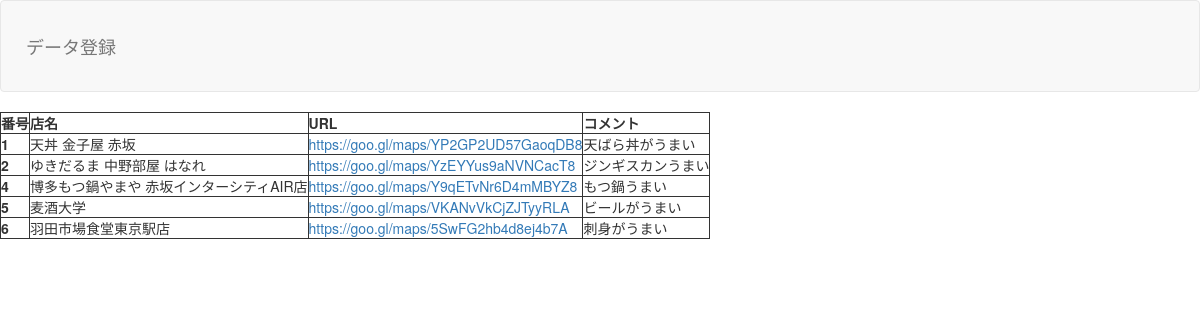
The page /select.php on the database its author committed.
### tables this page shows
CREATE TABLE `gs_bm_table` (
  `id` int(12) NOT NULL,
  `name` varchar(64) NOT NULL,
  `url` text NOT NULL,
  `comment` text
);

### select.php (the view, shortened to what this page needs)
<?php
try {
  $pdo = new PDO('mysql:dbname=gs_db;charset=utf8;host=localhost','root','root');
} catch (PDOException $e) {
  exit('DBConnectError:'.$e->getMessage());
}
$stmt = $pdo->prepare("SELECT * FROM gs_bm_table");
$status = $stmt->execute();
$view="";
if ($status == false) {
  $error = $stmt->errorInfo();
  exit("ErrorQuery:".$error[2]);
}else{
  while( $result = $stmt->fetch(PDO::FETCH_ASSOC)){
    $url = $result['url'];
      $view .= "<tr><th>".$result['id']."</th><td>".$result['name']."</td><td><a href='$url' target='_blank'>".$result['url']."</a></td><td>".$result['comment']."</td></tr>";
  }
}
?>
<!DOCTYPE html>
<html lang="ja">
<head>
<link rel="stylesheet" href="stylesheet.css">
<link href="css/bootstrap.min.css" rel="stylesheet">
</head>
<body id="main">
<header>
  <nav class="navbar navbar-default">
    <div class="container-fluid">
      <div class="navbar-header">
      <a class="navbar-brand" href="index.php">データ登録</a>
      </div>
    </div>
  </nav>
</header>
<table>
<tr>
<th>番号</th><th>店名</th><th>URL</th><th>コメント</th>
</tr>
<?= $view ?>
</table>
</body>
</html>

### stylesheet.css (style rules this page uses)
th { border:1px solid; }
td { border:1px solid; }

### select.php (style rules this page uses)
div { padding: 10px;font-size:16px; }

### rows shown on the page
gs_bm_table: id "1", name "天丼 金子屋 赤坂", url "https://goo.gl/maps/YP2GP2UD57GaoqDB8", comment "天ばら丼がうまい"
gs_bm_table: id "2", name "ゆきだるま 中野部屋 はなれ", url "https://goo.gl/maps/YzEYYus9aNVNCacT8", comment "ジンギスカンうまい"
gs_bm_table: id "4", name "博多もつ鍋やまや 赤坂インターシティAIR店", url "https://goo.gl/maps/Y9qETvNr6D4mMBYZ8", comment "もつ鍋うまい"
gs_bm_table: id "5", name "麦酒大学", url "https://goo.gl/maps/VKANvVkCjZJTyyRLA", comment "ビールがうまい"
gs_bm_table: id "6", name "羽田市場食堂東京駅店", url "https://goo.gl/maps/5SwFG2hb4d8ej4b7A", comment "刺身がうまい"
